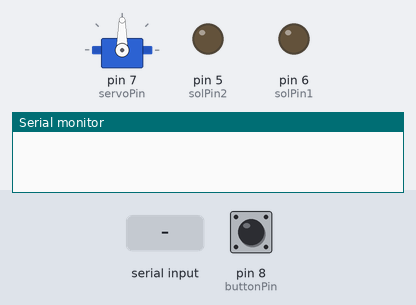
Simulated run of this sketch. Board: Arduino Uno, built with avr-gcc and run on an emulated ATmega328P. On the bench: servo, output pins drawn as LEDs (lit = HIGH), the last lines printed to the serial monitor. Inputs (shaded band) come from the test bench; at power-on: pin 8 (buttonPin) HIGH.

Above: at 1.2 s.
1.3 s: pin 8 (buttonPin) pulled LOW for 0.15 s
At 1.4 s:
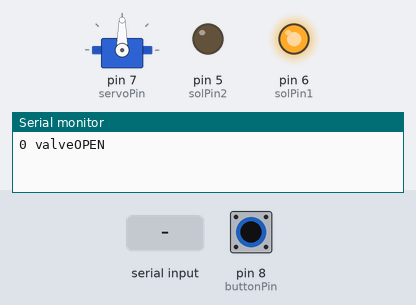
3.0 s: "90,45\n" received over Serial
At 3.9 s:
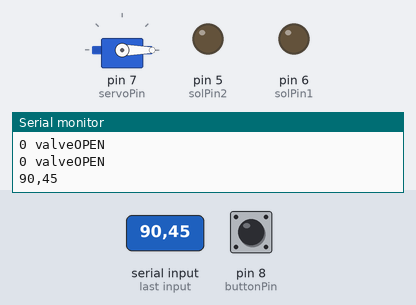
4.5 s: "5\n" received over Serial
At 5.0 s:
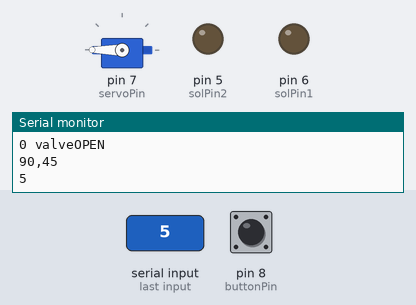
6.0 s: pin 8 (buttonPin) pulled LOW for 1 s
At 6.8 s:
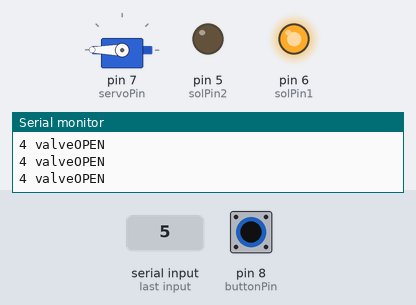
8.5 s: pin 8 (buttonPin) pulled LOW for 3.2 s
At 12.9 s:
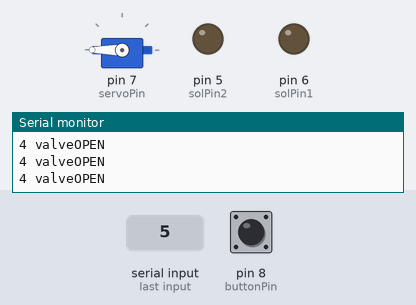
13.2 s: "30,150\n" received over Serial
At 14.0 s:
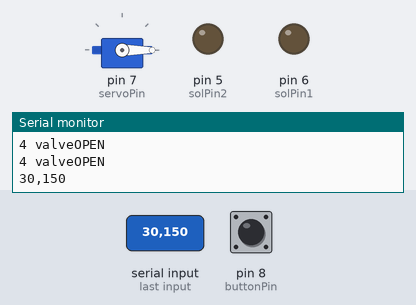
Timing chart, 0 to 15.7 s (numbered marks = the images above; inputs shaded):
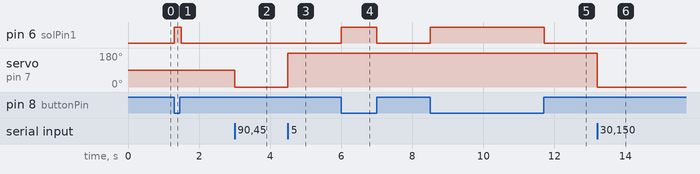

The sketch:

gustometer_prime_water.ino
```cpp
/*
 * gustoPrimeWater
 * open serial monitor at top right (select NL and CR line
 * endings), type in port to prime and press enter.
 * Servo will move to correct port, then press and hold button
 * til solution starts to come out (and no bubbles in line)
 */


int servoPosArr[]= {7, 19, 26}; //{0, 85, 160}; //{40,124,75};//,90,45,21};//{170,132,93,56,20}; //{20,55,92,132,170};
long drainDur = 100; // valve open duration in ms

/////////// pins
int buttonPin = 8; //A4;  //
int servoPin = 7; //11;

int solPin1 = 6; //12; //4;
int solPin2 = 5; //8; //5;
//int solPin3 = 6;
//int solPin4 = 9; //8;
//int solPin5 = 5; //7;
int solPin = 6; //7;

int port = 0;

// servo
#include <Servo.h>
Servo spoutServo;  // create servo object to control a servo
int pos = 0;    // variable to store the servo position


String inputString = "";
boolean stringComplete = false;  // whether the string is complete


void setup() {
   Serial.begin(115200);

   //valves
   pinMode(solPin1,OUTPUT);
   pinMode(solPin2,OUTPUT);
//   pinMode(solPin3,OUTPUT);
//   pinMode(solPin4,OUTPUT);
//   pinMode(solPin5,OUTPUT);

   pinMode(buttonPin, INPUT_PULLUP);

  // servo4

  spoutServo.attach(servoPin);


}

void loop() {
  if (digitalRead(buttonPin)==LOW) {
    digitalWrite(solPin, HIGH);
    Serial.print(port);
    Serial.println(" valveOPEN");
    delay(drainDur);
  }
  else {digitalWrite(solPin, LOW);}
}


void serialEvent() {
  while (Serial.available()) {
    // get the new byte:
    char inChar = (char)Serial.read();
    // add it to the inputString:
    inputString += inChar;

    //fadeVal = inputString.toInt();
    // if the incoming character is a newline, set a flag so the main loop can
    // do something about it:
    if (inChar == '\n') {
      stringComplete = true;
      Serial.println(inputString);
      port = inputString.toInt()-1;
      pos = servoPosArr[port];
      //fadeVal = map(fadeVal, 0, 100, 0, 255);
      inputString = "";
      spoutServo.write(pos);

      if (port==0) {
        solPin = solPin1;
      }
      else if (port==1) {
        solPin = solPin2;
      }
//      else if (port==2) {
//        solPin = solPin3;
//      }
//      else if (port==3) {
//        solPin = solPin4;
//      }
//      else if (port==4) {
//        solPin = solPin5;
//      }

    }
  }
}
```

Measured:
- after the input at 1.3 s, pin 6 (solPin1): LOW → HIGH at once, → LOW 0.20 s later
- after the input at 3.0 s, servo on pin 7 (servoPin): 90° → 0° at once
- after the input at 4.5 s, servo on pin 7 (servoPin): 0° → 180° at once
- after the input at 6.0 s, pin 6 (solPin1): LOW → HIGH at once, → LOW 1.0 s later
- after the input at 8.5 s, pin 6 (solPin1): LOW → HIGH at once, → LOW 3.2 s later
- after the input at 13.2 s, servo on pin 7 (servoPin): 180° → 0° at once
